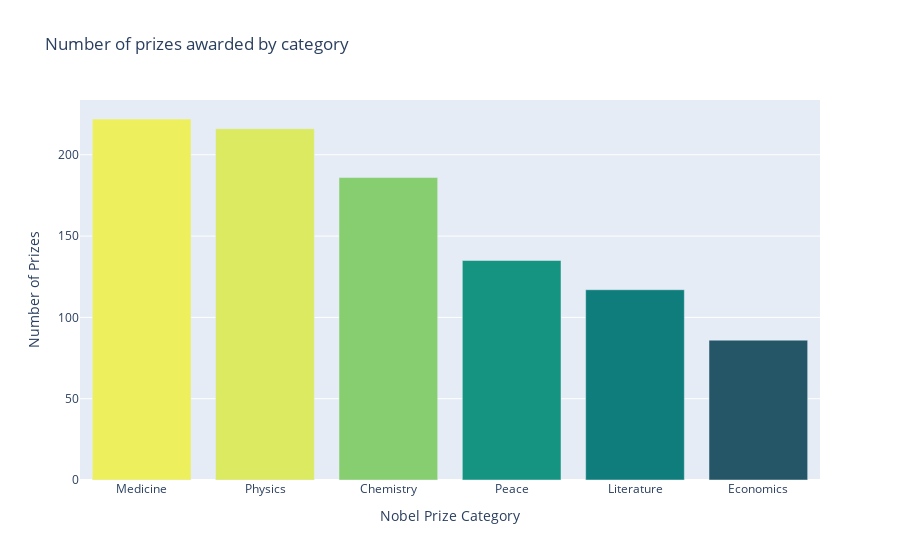

The code cell stored with this chart in its notebook:
### Code cell
category = df_data["category"].value_counts()
fig = px.bar(
    category,
    title="Number of prizes awarded by category",
    color=category.values,
    color_continuous_scale="Aggrnyl",
)

fig.update_layout(
    xaxis_title="Nobel Prize Category",
    coloraxis_showscale=False,
    yaxis_title="Number of Prizes",
)
fig.show()

### Figure 1 — Plotly figure (JSON) as saved in the notebook; plotly's stock layout.template omitted (floating-point values rounded to 4 significant figures)
{"data": [{"alignmentgroup": "True", "hovertemplate": "index=%{x}<br>value=%{y}<br>color=%{marker.color}<extra></extra>", "legendgroup": "", "marker": {"color": [222, 216, 186, 135, 117, 86], "coloraxis": "coloraxis", "pattern": {"shape": ""}}, "name": "", "offsetgroup": "", "orientation": "v", "showlegend": false, "textposition": "auto", "type": "bar", "x": ["Medicine", "Physics", "Chemistry", "Peace", "Literature", "Economics"], "xaxis": "x", "y": [222, 216, 186, 135, 117, 86], "yaxis": "y"}], "layout": {"barmode": "relative", "coloraxis": {"colorbar": {"title": {"text": "color"}}, "colorscale": [[0, "rgb(36, 86, 104)"], [0.1667, "rgb(15, 114, 121)"], [0.3333, "rgb(13, 143, 129)"], [0.5, "rgb(57, 171, 126)"], [0.6667, "rgb(110, 197, 116)"], [0.8333, "rgb(169, 220, 103)"], [1, "rgb(237, 239, 93)"]], "showscale": false}, "legend": {"tracegroupgap": 0}, "title": {"text": "Number of prizes awarded by category"}, "xaxis": {"anchor": "y", "domain": [0, 1], "title": {"text": "Nobel Prize Category"}}, "yaxis": {"anchor": "x", "domain": [0, 1], "title": {"text": "Number of Prizes"}}}}
